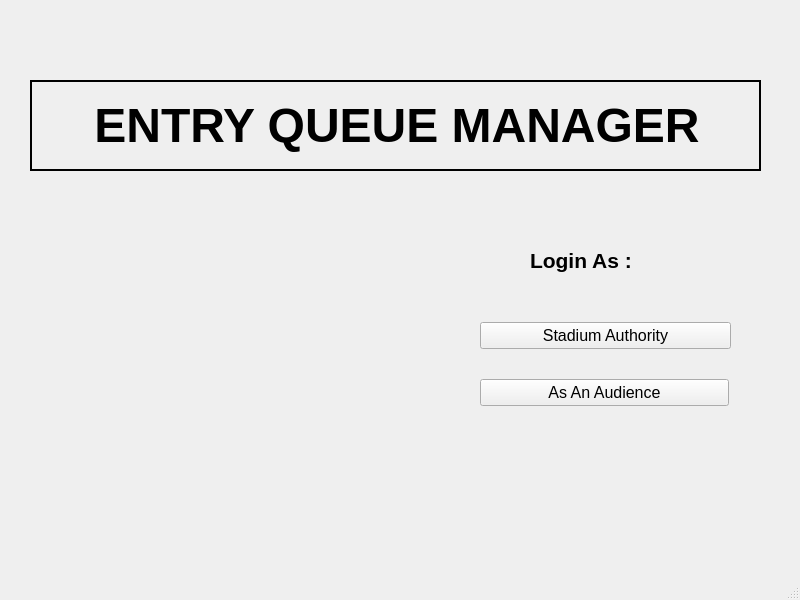
<?xml version="1.0" encoding="UTF-8"?>
<ui version="4.0">
 <class>MainWindow</class>
 <widget class="QMainWindow" name="MainWindow">
  <property name="geometry">
   <rect>
    <x>0</x>
    <y>0</y>
    <width>800</width>
    <height>600</height>
   </rect>
  </property>
  <property name="windowTitle">
   <string>MainWindow</string>
  </property>
  <property name="styleSheet">
   <string notr="true"/>
  </property>
  <property name="documentMode">
   <bool>false</bool>
  </property>
  <widget class="QWidget" name="centralwidget">
   <widget class="QLabel" name="label">
    <property name="geometry">
     <rect>
      <x>30</x>
      <y>80</y>
      <width>731</width>
      <height>91</height>
     </rect>
    </property>
    <property name="frameShape">
     <enum>QFrame::WinPanel</enum>
    </property>
    <property name="text">
     <string>&lt;html&gt;&lt;head/&gt;&lt;body&gt;&lt;p align=&quot;center&quot;&gt;&lt;span style=&quot; font-size:36pt; font-weight:700;&quot;&gt;ENTRY QUEUE MANAGER&lt;/span&gt;&lt;/p&gt;&lt;/body&gt;&lt;/html&gt;</string>
    </property>
   </widget>
   <widget class="QLabel" name="label_2">
    <property name="geometry">
     <rect>
      <x>530</x>
      <y>230</y>
      <width>161</width>
      <height>61</height>
     </rect>
    </property>
    <property name="font">
     <font>
      <pointsize>14</pointsize>
     </font>
    </property>
    <property name="text">
     <string>&lt;html&gt;&lt;head/&gt;&lt;body&gt;&lt;p&gt;&lt;span style=&quot; font-size:16pt; font-weight:700;&quot;&gt;Login As :&lt;/span&gt;&lt;/p&gt;&lt;/body&gt;&lt;/html&gt;</string>
    </property>
   </widget>
   <widget class="QLabel" name="label_pic">
    <property name="geometry">
     <rect>
      <x>70</x>
      <y>190</y>
      <width>401</width>
      <height>321</height>
     </rect>
    </property>
    <property name="text">
     <string/>
    </property>
   </widget>
   <widget class="QWidget" name="">
    <property name="geometry">
     <rect>
      <x>480</x>
      <y>360</y>
      <width>249</width>
      <height>66</height>
     </rect>
    </property>
    <layout class="QVBoxLayout" name="verticalLayout">
     <item>
      <widget class="QPushButton" name="pushButton_audience">
       <property name="font">
        <font>
         <family>Segoe UI</family>
         <pointsize>12</pointsize>
        </font>
       </property>
       <property name="text">
        <string>As An Audience</string>
       </property>
      </widget>
     </item>
    </layout>
   </widget>
   <widget class="QWidget" name="">
    <property name="geometry">
     <rect>
      <x>480</x>
      <y>280</y>
      <width>251</width>
      <height>111</height>
     </rect>
    </property>
    <layout class="QVBoxLayout" name="verticalLayout_2">
     <item>
      <widget class="QPushButton" name="pushButton_stadium_authority">
       <property name="font">
        <font>
         <family>Segoe UI</family>
         <pointsize>12</pointsize>
        </font>
       </property>
       <property name="text">
        <string>Stadium Authority</string>
       </property>
      </widget>
     </item>
    </layout>
   </widget>
  </widget>
  <widget class="QMenuBar" name="menubar">
   <property name="geometry">
    <rect>
     <x>0</x>
     <y>0</y>
     <width>800</width>
     <height>26</height>
    </rect>
   </property>
  </widget>
  <widget class="QStatusBar" name="statusbar"/>
 </widget>
 <resources/>
 <connections/>
</ui>
